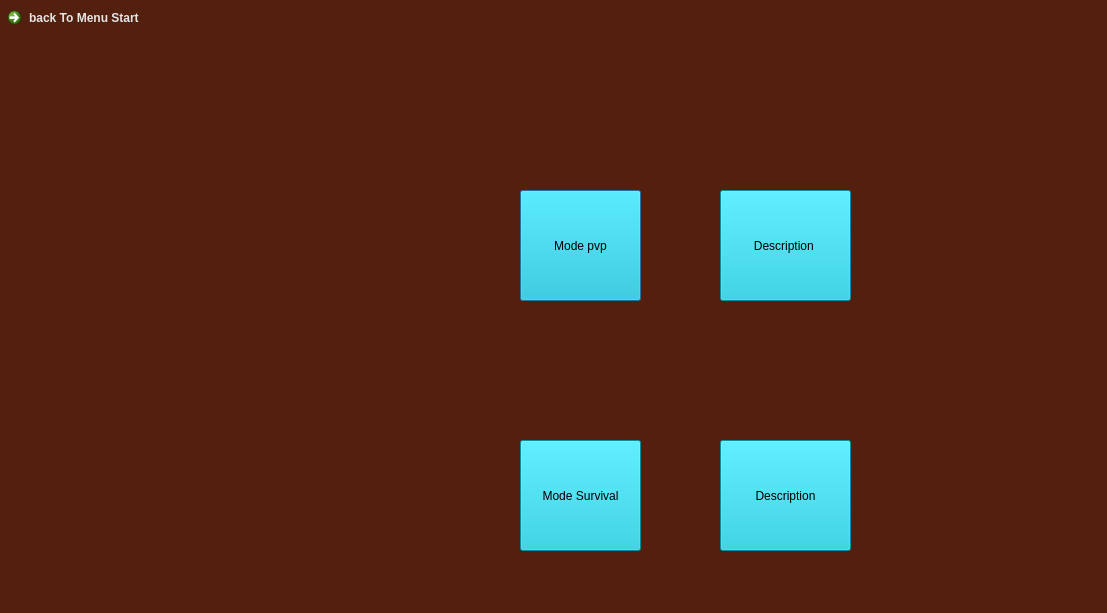
<?xml version="1.0" encoding="UTF-8"?>
<ui version="4.0">
 <class>Choose_the_type_of_game</class>
 <widget class="QDialog" name="Choose_the_type_of_game">
  <property name="geometry">
   <rect>
    <x>0</x>
    <y>0</y>
    <width>1107</width>
    <height>613</height>
   </rect>
  </property>
  <property name="windowTitle">
   <string>Dialog</string>
  </property>
  <property name="styleSheet">
   <string notr="true">background-color: rgb(84, 42, 0);
background-color: rgb(83, 31, 14);</string>
  </property>
  <widget class="QPushButton" name="pushButton">
   <property name="geometry">
    <rect>
     <x>520</x>
     <y>190</y>
     <width>121</width>
     <height>111</height>
    </rect>
   </property>
   <property name="styleSheet">
    <string notr="true">font: 700 italic 12pt &quot;Segoe UI&quot;;
background-color: rgb(170, 92, 37);
background-color: rgb(12, 196, 217);</string>
   </property>
   <property name="text">
    <string>Mode pvp</string>
   </property>
  </widget>
  <widget class="QPushButton" name="pushButton_2">
   <property name="geometry">
    <rect>
     <x>520</x>
     <y>440</y>
     <width>121</width>
     <height>111</height>
    </rect>
   </property>
   <property name="styleSheet">
    <string notr="true">font: 700 italic 12pt &quot;Segoe UI&quot;;
background-color: rgb(170, 92, 37);
background-color: rgb(12, 196, 217);</string>
   </property>
   <property name="text">
    <string>Mode Survival</string>
   </property>
  </widget>
  <widget class="QPushButton" name="pushButton_3">
   <property name="geometry">
    <rect>
     <x>720</x>
     <y>190</y>
     <width>131</width>
     <height>111</height>
    </rect>
   </property>
   <property name="styleSheet">
    <string notr="true">font: 700 italic 12pt &quot;Segoe UI&quot;;
background-color: rgb(170, 92, 37);
background-color: rgb(12, 196, 217);</string>
   </property>
   <property name="text">
    <string>Description </string>
   </property>
  </widget>
  <widget class="QPushButton" name="pushButton_4">
   <property name="geometry">
    <rect>
     <x>720</x>
     <y>440</y>
     <width>131</width>
     <height>111</height>
    </rect>
   </property>
   <property name="styleSheet">
    <string notr="true">font: 700 italic 12pt &quot;Segoe UI&quot;;
background-color: rgb(170, 92, 37);
background-color: rgb(12, 196, 217);</string>
   </property>
   <property name="text">
    <string>Description</string>
   </property>
  </widget>
  <widget class="QCommandLinkButton" name="commandLinkButton">
   <property name="geometry">
    <rect>
     <x>0</x>
     <y>0</y>
     <width>171</width>
     <height>41</height>
    </rect>
   </property>
   <property name="styleSheet">
    <string notr="true">color: rgb(229, 229, 229);
background-color: rgb(207, 255, 74);</string>
   </property>
   <property name="text">
    <string>back To Menu Start</string>
   </property>
  </widget>
  <widget class="QLabel" name="label">
   <property name="geometry">
    <rect>
     <x>480</x>
     <y>110</y>
     <width>431</width>
     <height>481</height>
    </rect>
   </property>
   <property name="styleSheet">
    <string notr="true">
background-image: url('C:/Users/ModernSystem/Downloads/images_project_2.jfif');</string>
   </property>
   <property name="text">
    <string/>
   </property>
  </widget>
  <zorder>commandLinkButton</zorder>
  <zorder>label</zorder>
  <zorder>pushButton</zorder>
  <zorder>pushButton_3</zorder>
  <zorder>pushButton_2</zorder>
  <zorder>pushButton_4</zorder>
 </widget>
 <tabstops>
  <tabstop>pushButton</tabstop>
  <tabstop>pushButton_3</tabstop>
  <tabstop>pushButton_2</tabstop>
  <tabstop>pushButton_4</tabstop>
 </tabstops>
 <resources/>
 <connections/>
</ui>
